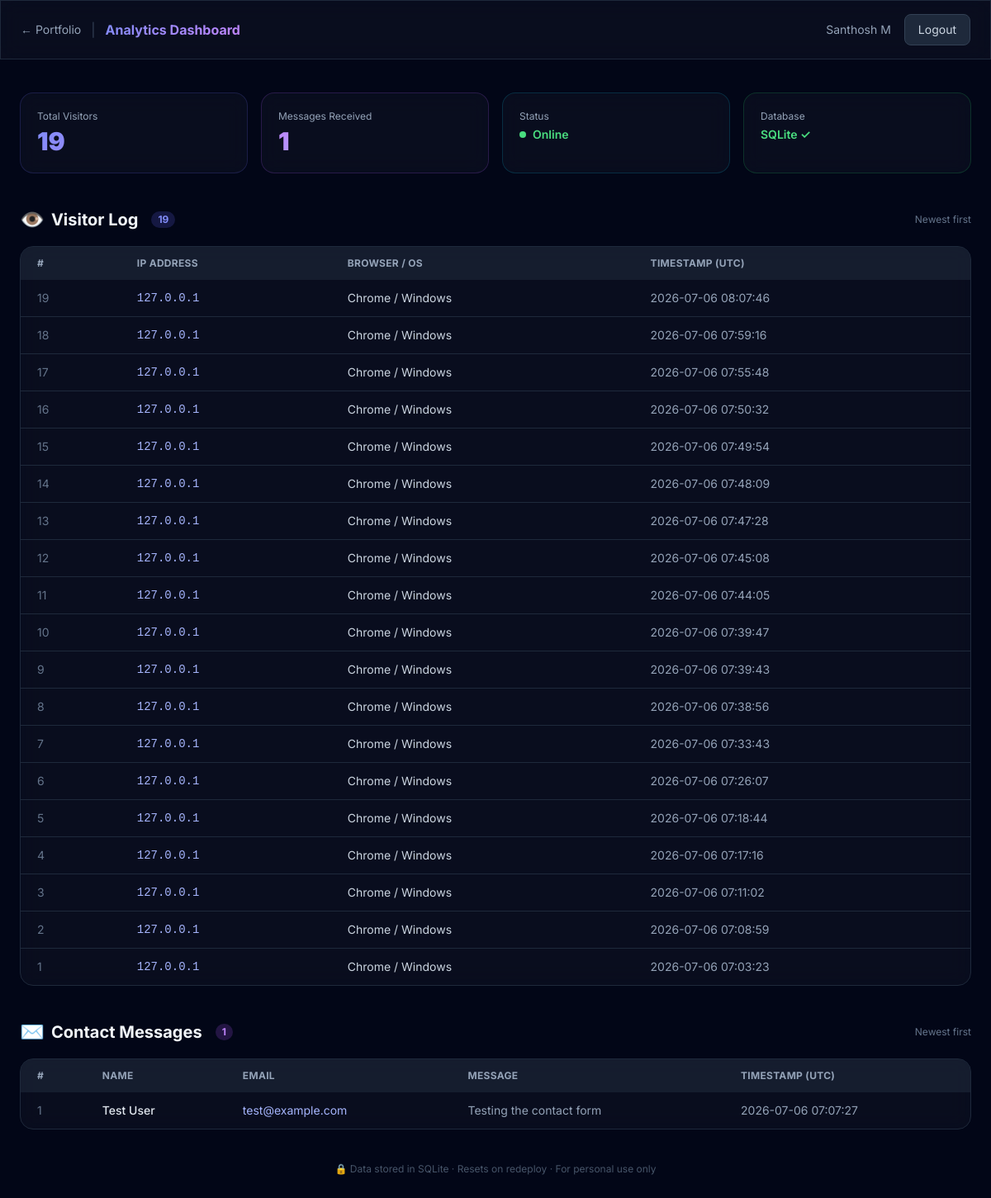
/dashboard (signed in), run on the app's committed database.
### tables this page shows
CREATE TABLE visitors (
            id INTEGER PRIMARY KEY AUTOINCREMENT,
            ip_address TEXT NOT NULL,
            user_agent TEXT,
            timestamp TEXT NOT NULL
        );

CREATE TABLE messages (
            id INTEGER PRIMARY KEY AUTOINCREMENT,
            name TEXT NOT NULL,
            email TEXT NOT NULL,
            message TEXT NOT NULL,
            timestamp TEXT NOT NULL
        );

### app.py (the view)
@app.route('/dashboard')
def dashboard():
    if not session.get('authenticated'):
        return redirect(url_for('dashboard_login'))
    conn = get_db()
    visitors_raw = conn.execute(
        'SELECT * FROM visitors ORDER BY timestamp DESC'
    ).fetchall()
    messages_list = conn.execute(
        'SELECT * FROM messages ORDER BY timestamp DESC'
    ).fetchall()
    conn.close()
    visitors = []
    for v in visitors_raw:
        visitors.append({
            'id': v['id'],
            'ip_address': v['ip_address'],
            'device': parse_user_agent(v['user_agent']),
            'timestamp': v['timestamp']
        })
    return render_template(
        'dashboard.html',
        show_login=False,
        visitors=visitors,
        messages=messages_list,
        visitor_count=len(visitors),
        message_count=len(messages_list)
    )

### app.py (called while the page is built)
def get_db():
    conn = sqlite3.connect(DB_PATH)
    conn.row_factory = sqlite3.Row
    return conn

### templates/dashboard.html (shortened to what this page needs)
<!DOCTYPE html>
<html lang="en" class="scroll-smooth">
<head>
<script src="https://cdn.tailwindcss.com"></script>
</head>
<body class="bg-slate-950 text-slate-100 dark min-h-screen">
{% if show_login %}
<div class="min-h-screen flex items-center justify-center px-6">
  <div class="absolute inset-0 bg-gradient-to-br from-slate-950 via-indigo-950/20 to-slate-950"></div>
  <div class="absolute top-1/3 left-1/2 -translate-x-1/2 w-96 h-96 bg-indigo-600/10 rounded-full blur-3xl pointer-events-none"></div>
  <div class="relative z-10 w-full max-w-md">
    <div class="text-center mb-8">
      <div class="w-16 h-16 bg-gradient-to-br from-indigo-500 to-purple-600 rounded-2xl flex items-center justify-center text-3xl mx-auto mb-4">📊</div>
      <h1 class="text-2xl font-bold gradient-text">Analytics Dashboard</h1>
      <p class="text-slate-400 text-sm mt-2">Portfolio Admin Panel — Santhosh M</p>
    </div>
    <div class="glass rounded-2xl p-8 border border-slate-700">
      {% if error %}
      <div class="mb-5 px-4 py-3 bg-red-500/20 border border-red-500/30 text-red-300 rounded-xl text-sm font-medium">
        ⚠️ {{ error }}
      </div>
      {% endif %}
      <form method="POST" action="/dashboard/login" class="space-y-5">
        <div>
          <label class="block text-sm font-medium text-slate-300 mb-2">Admin Password</label>
          <input type="password" name="password" id="password" required autofocus placeholder="Enter password"
            class="w-full px-4 py-3 bg-slate-800/60 border border-slate-700 rounded-xl text-slate-100 placeholder-slate-500 focus:outline-none focus:border-indigo-500 transition-colors"/>
        </div>
        <button type="submit"
          class="w-full py-3 bg-gradient-to-r from-indigo-600 to-purple-600 hover:from-indigo-500 hover:to-purple-500 rounded-xl font-semibold text-white transition-all shadow-lg shadow-indigo-500/20">
          Access Dashboard →
        </button>
      </form>
      <p class="text-center mt-5">
        <a href="/" class="text-slate-500 text-xs hover:text-slate-400 transition-colors">← Back to Portfolio</a>
      </p>
    </div>
  </div>
</div>
{% else %}
<nav class="sticky top-0 z-50 glass border-b border-slate-800">
  <div class="max-w-7xl mx-auto px-6 py-4 flex items-center justify-between">
    <div class="flex items-center gap-3">
      <a href="/" class="text-slate-400 hover:text-white text-sm transition-colors">← Portfolio</a>
      <span class="text-slate-700">|</span>
      <span class="font-bold gradient-text">Analytics Dashboard</span>
    </div>
    <div class="flex items-center gap-4">
      <span class="text-slate-400 text-sm hidden sm:block">Santhosh M</span>
      <a href="/dashboard/logout"
        class="px-4 py-2 bg-slate-800 hover:bg-slate-700 border border-slate-700 rounded-lg text-sm text-slate-300 transition-colors">
        Logout
      </a>
    </div>
  </div>
</nav>
<main class="max-w-7xl mx-auto px-6 py-10">
  <div class="grid grid-cols-2 md:grid-cols-4 gap-4 mb-10">
    <div class="glass rounded-2xl p-5 border border-indigo-500/20">
      <p class="text-slate-400 text-xs mb-1">Total Visitors</p>
      <p class="text-3xl font-black gradient-text">{{ visitor_count }}</p>
    </div>
    <div class="glass rounded-2xl p-5 border border-purple-500/20">
      <p class="text-slate-400 text-xs mb-1">Messages Received</p>
      <p class="text-3xl font-black" style="background:linear-gradient(135deg,#c084fc,#67e8f9);-webkit-background-clip:text;-webkit-text-fill-color:transparent;background-clip:text;">{{ message_count }}</p>
    </div>
    <div class="glass rounded-2xl p-5 border border-cyan-500/20">
      <p class="text-slate-400 text-xs mb-1">Status</p>
      <div class="flex items-center gap-2 mt-1">
        <span class="w-2 h-2 bg-green-400 rounded-full animate-pulse"></span>
        <span class="text-green-400 text-sm font-semibold">Online</span>
      </div>
    </div>
    <div class="glass rounded-2xl p-5 border border-green-500/20">
      <p class="text-slate-400 text-xs mb-1">Database</p>
      <p class="text-green-400 text-sm font-semibold mt-1">SQLite ✓</p>
    </div>
  </div>
  <section class="mb-10">
    <div class="flex items-center justify-between mb-4">
      <h2 class="text-xl font-bold flex items-center gap-2">
        <span class="text-2xl">👁️</span> Visitor Log
        <span class="ml-2 px-2 py-0.5 bg-indigo-500/20 text-indigo-400 text-xs rounded-full">{{ visitor_count }}</span>
      </h2>
      <span class="text-slate-500 text-xs">Newest first</span>
    </div>
    <div class="glass rounded-2xl border border-slate-800 overflow-hidden">
      <div class="overflow-x-auto">
        <table class="w-full text-sm">
          <thead class="bg-slate-800/60 text-slate-400 text-xs uppercase tracking-wide">
            <tr>
              <th class="px-5 py-3 text-left">#</th>
              <th class="px-5 py-3 text-left">IP Address</th>
              <th class="px-5 py-3 text-left">Browser / OS</th>
              <th class="px-5 py-3 text-left">Timestamp (UTC)</th>
            </tr>
          </thead>
          <tbody class="divide-y divide-slate-800">
            {% for v in visitors %}
            <tr class="hover:bg-slate-800/30 transition-colors">
              <td class="px-5 py-3 text-slate-500">{{ v.id }}</td>
              <td class="px-5 py-3 font-mono text-indigo-300">{{ v.ip_address }}</td>
              <td class="px-5 py-3 text-slate-300">{{ v.device }}</td>
              <td class="px-5 py-3 text-slate-400">{{ v.timestamp[:19].replace('T',' ') }}</td>
            </tr>
            {% else %}
            <tr><td colspan="4" class="px-5 py-8 text-center text-slate-500">No visitors logged yet.</td></tr>
            {% endfor %}
          </tbody>
        </table>
      </div>
    </div>
  </section>
  <section class="mb-10">
    <div class="flex items-center justify-between mb-4">
      <h2 class="text-xl font-bold flex items-center gap-2">
        <span class="text-2xl">✉️</span> Contact Messages
        <span class="ml-2 px-2 py-0.5 bg-purple-500/20 text-purple-400 text-xs rounded-full">{{ message_count }}</span>
      </h2>
      <span class="text-slate-500 text-xs">Newest first</span>
    </div>
    <div class="glass rounded-2xl border border-slate-800 overflow-hidden">
      <div class="overflow-x-auto">
        <table class="w-full text-sm">
          <thead class="bg-slate-800/60 text-slate-400 text-xs uppercase tracking-wide">
            <tr>
              <th class="px-5 py-3 text-left">#</th>
              <th class="px-5 py-3 text-left">Name</th>
              <th class="px-5 py-3 text-left">Email</th>
              <th class="px-5 py-3 text-left">Message</th>
              <th class="px-5 py-3 text-left">Timestamp (UTC)</th>
            </tr>
          </thead>
          <tbody class="divide-y divide-slate-800">
            {% for m in messages %}
            <tr class="hover:bg-slate-800/30 transition-colors">
              <td class="px-5 py-3 text-slate-500">{{ m['id'] }}</td>
              <td class="px-5 py-3 font-medium text-slate-200">{{ m['name'] }}</td>
              <td class="px-5 py-3 text-indigo-300">{{ m['email'] }}</td>
              <td class="px-5 py-3 text-slate-400 max-w-xs">
                <span class="line-clamp-2">{{ m['message'] }}</span>
              </td>
              <td class="px-5 py-3 text-slate-400">{{ m['timestamp'][:19].replace('T',' ') }}</td>
            </tr>
            {% else %}
            <tr><td colspan="5" class="px-5 py-8 text-center text-slate-500">No messages yet.</td></tr>
            {% endfor %}
          </tbody>
        </table>
      </div>
    </div>
  </section>
  <p class="text-center text-slate-600 text-xs pb-6">
    🔒 Data stored in SQLite · Resets on redeploy · For personal use only
  </p>
</main>
{% endif %}
</body>
</html>

### templates/dashboard.html (style rules this page uses)
body { font-family:'Inter',sans-serif; }
.glass { background:rgba(255,255,255,.03);backdrop-filter:blur(12px);border:1px solid rgba(255,255,255,.08); }
.gradient-text { background:linear-gradient(135deg,#818cf8,#c084fc);-webkit-background-clip:text;-webkit-text-fill-color:transparent;background-clip:text; }

### data on the page
visitors: id "19", ip_address "127.0.0.1", device "Chrome / Windows", timestamp "2026-07-06 08:07:46"
visitors: id "18", ip_address "127.0.0.1", device "Chrome / Windows", timestamp "2026-07-06 07:59:16"
visitors: id "17", ip_address "127.0.0.1", device "Chrome / Windows", timestamp "2026-07-06 07:55:48"
visitors: id "16", ip_address "127.0.0.1", device "Chrome / Windows", timestamp "2026-07-06 07:50:32"
visitors: id "15", ip_address "127.0.0.1", device "Chrome / Windows", timestamp "2026-07-06 07:49:54"
visitors: id "14", ip_address "127.0.0.1", device "Chrome / Windows", timestamp "2026-07-06 07:48:09"
visitors: id "13", ip_address "127.0.0.1", device "Chrome / Windows", timestamp "2026-07-06 07:47:28"
visitors: id "12", ip_address "127.0.0.1", device "Chrome / Windows", timestamp "2026-07-06 07:45:08"
visitors: id "11", ip_address "127.0.0.1", device "Chrome / Windows", timestamp "2026-07-06 07:44:05"
visitors: id "10", ip_address "127.0.0.1", device "Chrome / Windows", timestamp "2026-07-06 07:39:47"
visitors: id "9", ip_address "127.0.0.1", device "Chrome / Windows", timestamp "2026-07-06 07:39:43"
visitors: id "8", ip_address "127.0.0.1", device "Chrome / Windows", timestamp "2026-07-06 07:38:56"
visitors: id "7", ip_address "127.0.0.1", device "Chrome / Windows", timestamp "2026-07-06 07:33:43"
visitors: id "6", ip_address "127.0.0.1", device "Chrome / Windows", timestamp "2026-07-06 07:26:07"
visitors: id "5", ip_address "127.0.0.1", device "Chrome / Windows", timestamp "2026-07-06 07:18:44"
visitors: id "4", ip_address "127.0.0.1", device "Chrome / Windows", timestamp "2026-07-06 07:17:16"
visitors: id "3", ip_address "127.0.0.1", device "Chrome / Windows", timestamp "2026-07-06 07:11:02"
visitors: id "2", ip_address "127.0.0.1", device "Chrome / Windows", timestamp "2026-07-06 07:08:59"
visitors: id "1", ip_address "127.0.0.1", device "Chrome / Windows", timestamp "2026-07-06 07:03:23"
messages: id "1", name "Test User", email "test@example.com", message "Testing the contact form", timestamp "2026-07-06 07:07:27"

### other printed values
{{ visitor_count }} "19"
{{ message_count }} "1"
